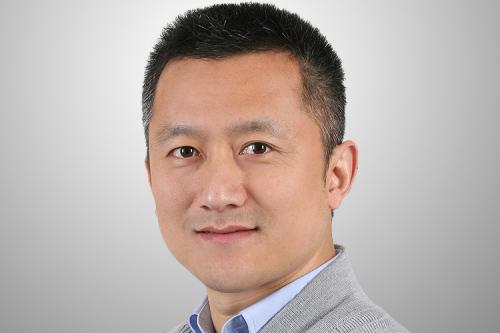
#> input picture 3.Lane Detection/images/test_man.jpg, 500 x 333 px
$ python edge_detection_Laplace.py
#> lines starting #> are read from the running program, lines starting #| are printed output that depends on the picture
import numpy as np
from PIL import Image
import matplotlib.pyplot as plt
import scipy.signal as signal  # 导入sicpy的signal模块

# Laplace算子
suanzi1 = np.array([[0, 1, 0],
                    [1, -4, 1],
                    [0, 1, 0]])

# Laplace扩展算子
suanzi2 = np.array([[1, 1, 1],
                    [1, -8, 1],
                    [1, 1, 1]])

# 打开图像并转化成灰度图像
image = Image.open("./images/test_man.jpg").convert("L")
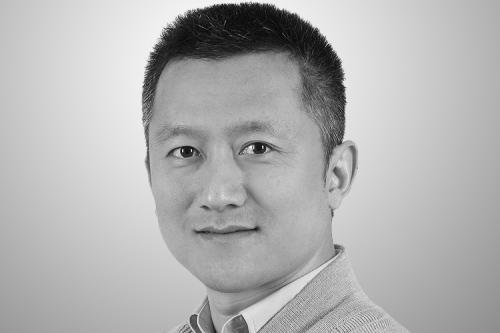
#> image: PIL image 500x333 L; min 0, max 255, mean 177.5
image_array = np.array(image)

# 利用signal的convolve计算卷积
image_suanzi1 = signal.convolve2d(image_array, suanzi1, mode="same")
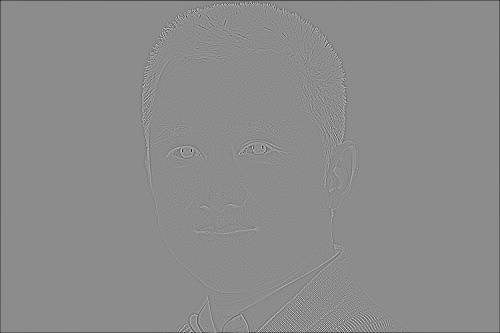
#> image_suanzi1: shape (333, 500) int64; min -512, max 417, mean -1.8; drawn with min black and max white
image_suanzi2 = signal.convolve2d(image_array, suanzi2, mode="same")

# 将卷积结果转化成0~255
image_suanzi1 = (image_suanzi1 / float(image_suanzi1.max())) * 255
image_suanzi2 = (image_suanzi2 / float(image_suanzi2.max())) * 255

# 为了使看清边缘检测结果，将大于灰度平均值的灰度变成255(白色)
image_suanzi1[image_suanzi1 > image_suanzi1.mean()] = 255
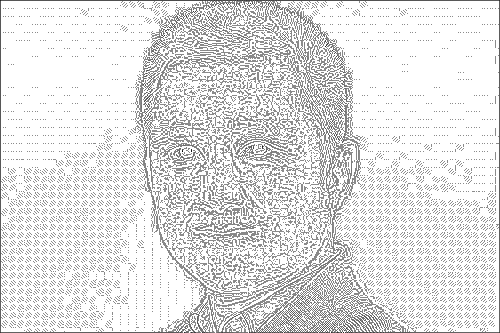
#> image_suanzi1: shape (333, 500) float64; min -313.1, max 255, mean 191; drawn with min black and max white
image_suanzi2[image_suanzi2 > image_suanzi2.mean()] = 255
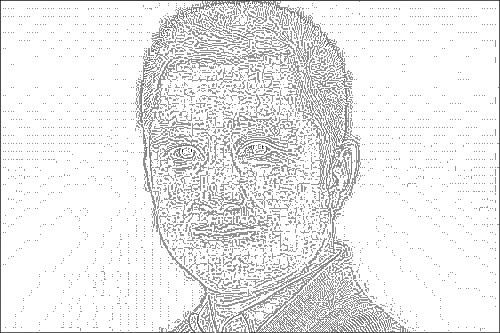
#> image_suanzi2: shape (333, 500) float64; min -365.8, max 255, mean 206.6; drawn with min black and max white

# 显示图像
plt.subplot(2, 1, 1)
plt.imshow(image_array)
plt.axis("off")
plt.subplot(2, 2, 3)
plt.imshow(image_suanzi1)
plt.axis("off")
plt.subplot(2, 2, 4)
plt.imshow(image_suanzi2)
plt.axis("off")
plt.show()
